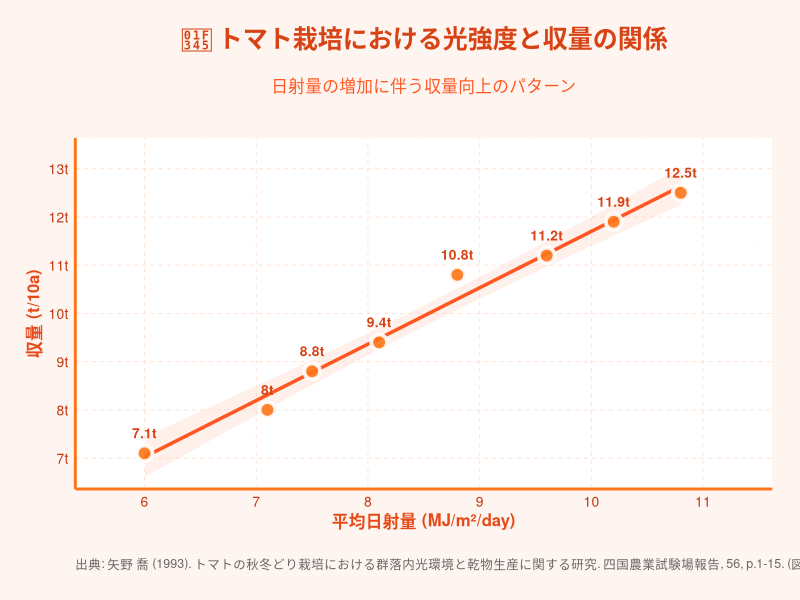
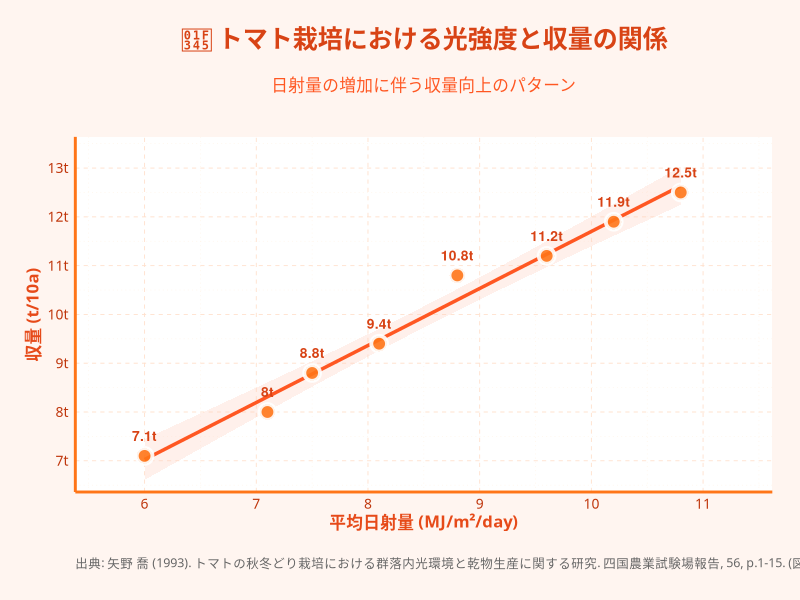

R code for these plots, in order:
# トマトの光強度と収量の関係グラフ
# ggplot2を使用したオレンジ系の美しい可視化

# 必要なライブラリの読み込み
library(ggplot2)
library(dplyr)
library(scales)

# データの作成
tomato_data <- data.frame(
  light_intensity = c(6.0, 7.1, 7.5, 8.1, 8.8, 9.6, 10.2, 10.8),
  yield = c(7100, 8000, 8800, 9400, 10800, 11200, 11900, 12500)
)

# 収量を t/10a に変換（見やすくするため）
tomato_data$yield_tons <- tomato_data$yield / 1000

# オレンジ系カラーパレットの定義
orange_colors <- c("#ff7518", "#ff5722", "#ff9800", "#ffb74d")

# グラフの作成
p <- ggplot(tomato_data, aes(x = light_intensity, y = yield_tons)) +
  # 背景のグラデーション効果
  theme_minimal() +
  theme(
    plot.background = element_rect(fill = "#fff5f0", color = NA),
    panel.background = element_rect(fill = "#ffffff", color = NA),
    panel.grid.major = element_line(color = "#ffe0cc", size = 0.3, linetype = "dashed"),
    panel.grid.minor = element_line(color = "#fff3e6", size = 0.2, linetype = "dotted"),
    plot.title = element_text(
      size = 18, 
      face = "bold", 
      color = "#d84315",
      hjust = 0.5,
      margin = margin(b = 20)
    ),
    plot.subtitle = element_text(
      size = 12, 
      color = "#ff5722",
      hjust = 0.5,
      margin = margin(b = 30)
    ),
    axis.title = element_text(size = 12, face = "bold", color = "#e64a19"),
    axis.text = element_text(size = 10, color = "#bf360c"),
    axis.line = element_line(color = "#ff7518", size = 1),
    plot.caption = element_text(
      size = 9, 
      color = "#666666",
      hjust = 0,
      margin = margin(t = 20)
    ),
    plot.margin = margin(20, 20, 20, 20)
  ) +
  
  # 回帰直線の追加（信頼区間付き）
  geom_smooth(
    method = "lm", 
    se = TRUE,
    color = "#ff5722", 
    fill = "#ffccbc",
    alpha = 0.3,
    size = 1.2,
    linetype = "solid"
  ) +
  
  # データポイントの追加（大きめで目立つように）
  geom_point(
    size = 4, 
    color = "#ffffff",
    fill = "#ff7518",
    shape = 21,
    stroke = 2,
    alpha = 0.9
  ) +
  
  # データラベルの追加
  geom_text(
    aes(label = paste0(yield_tons, "t")),
    vjust = -1.5,
    hjust = 0.5,
    size = 3.5,
    color = "#d84315",
    fontface = "bold"
  ) +
  
  # 軸ラベルとタイトル
  labs(
    title = "🍅 トマト栽培における光強度と収量の関係",
    subtitle = "日射量の増加に伴う収量向上のパターン",
    x = "平均日射量 (MJ/m²/day)",
    y = "収量 (t/10a)",
    caption = "出典: 矢野 喬 (1993). トマトの秋冬どり栽培における群落内光環境と乾物生産に関する研究. 四国農業試験場報告, 56, p.1-15. (図-2に基づき作成)"
  ) +
  
  # 軸の範囲とスケールの調整
  scale_x_continuous(
    breaks = seq(6, 11, 1),
    limits = c(5.5, 11.5),
    expand = c(0.02, 0)
  ) +
  scale_y_continuous(
    breaks = seq(7, 13, 1),
    limits = c(6.5, 13.5),
    expand = c(0.02, 0),
    labels = function(x) paste0(x, "t")
  )

# グラフの表示
print(p)

# 統計情報の表示
cat("\n=== データ統計 ===\n")
cat("サンプル数:", nrow(tomato_data), "\n")
cat("日射量範囲:", min(tomato_data$light_intensity), "-", max(tomato_data$light_intensity), "MJ/m²/day\n")
cat("収量範囲:", min(tomato_data$yield_tons), "-", max(tomato_data$yield_tons), "t/10a\n")
cat("収量増加率:", round((max(tomato_data$yield_tons) - min(tomato_data$yield_tons)) / min(tomato_data$yield_tons) * 100, 1), "%\n")

# 相関係数の計算
correlation <- cor(tomato_data$light_intensity, tomato_data$yield_tons)
cat("相関係数:", round(correlation, 3), "\n")

# 線形回帰モデルの作成と表示
model <- lm(yield_tons ~ light_intensity, data = tomato_data)
cat("\n=== 回帰分析結果 ===\n")
print(summary(model))

# 回帰式の表示
intercept <- round(model$coefficients[1], 2)
slope <- round(model$coefficients[2], 2)
cat("\n回帰式: 収量(t/10a) =", slope, "× 日射量 +", intercept, "\n")

# R²値の表示
r_squared <- summary(model)$r.squared
cat("決定係数(R²):", round(r_squared, 3), "\n")

# 日本語フォントの設定（文字化け防止）
# Windowsの場合
if (Sys.info()["sysname"] == "Windows") {
  windowsFonts(japanese = windowsFont("Meiryo"))
  theme_set(theme_minimal(base_family = "japanese"))
} else if (Sys.info()["sysname"] == "Darwin") {  # macOSの場合
  theme_set(theme_minimal(base_family = "HiraginoSans-W3"))
} else {  # Linuxの場合
  # 日本語フォントがインストールされている場合
  theme_set(theme_minimal(base_family = "IPAexGothic"))
}

# フォント設定を適用したグラフの再作成
p_final <- p + theme(
  text = element_text(family = if (Sys.info()["sysname"] == "Windows") "japanese" 
                      else if (Sys.info()["sysname"] == "Darwin") "HiraginoSans-W3"
                      else "IPAexGothic")
)

# グラフをPNGファイルとして保存
ggsave("tomato_yield_analysis.png", 
       plot = p_final, 
       width = 12, 
       height = 8, 
       dpi = 300, 
       bg = "white",
       device = "png")

cat("\nグラフを 'tomato_yield_analysis.png' として保存しました。\n")
cat("ファイルサイズ: 12×8インチ, 300dpi\n")